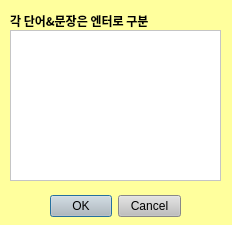
<?xml version="1.0" encoding="UTF-8"?>
<ui version="4.0">
 <class>Dialog</class>
 <widget class="QDialog" name="Dialog">
  <property name="geometry">
   <rect>
    <x>0</x>
    <y>0</y>
    <width>232</width>
    <height>225</height>
   </rect>
  </property>
  <property name="windowTitle">
   <string>exclude</string>
  </property>
  <property name="styleSheet">
   <string notr="true">background-color: rgb(255, 255, 157);</string>
  </property>
  <property name="modal">
   <bool>true</bool>
  </property>
  <widget class="QDialogButtonBox" name="buttonBox">
   <property name="geometry">
    <rect>
     <x>50</x>
     <y>190</y>
     <width>131</width>
     <height>32</height>
    </rect>
   </property>
   <property name="styleSheet">
    <string notr="true">background-color: rgb(191, 191, 191);</string>
   </property>
   <property name="orientation">
    <enum>Qt::Horizontal</enum>
   </property>
   <property name="standardButtons">
    <set>QDialogButtonBox::Cancel|QDialogButtonBox::Ok</set>
   </property>
  </widget>
  <widget class="QLabel" name="label">
   <property name="geometry">
    <rect>
     <x>10</x>
     <y>10</y>
     <width>171</width>
     <height>21</height>
    </rect>
   </property>
   <property name="font">
    <font>
     <family>맑은 고딕</family>
     <weight>75</weight>
     <bold>true</bold>
    </font>
   </property>
   <property name="text">
    <string>각 단어&amp;문장은 엔터로 구분</string>
   </property>
  </widget>
  <widget class="QTextEdit" name="plasterwordTextEdit">
   <property name="geometry">
    <rect>
     <x>10</x>
     <y>30</y>
     <width>211</width>
     <height>151</height>
    </rect>
   </property>
   <property name="styleSheet">
    <string notr="true">background-color: rgb(255, 255, 255);</string>
   </property>
  </widget>
 </widget>
 <resources/>
 <connections>
  <connection>
   <sender>buttonBox</sender>
   <signal>accepted()</signal>
   <receiver>Dialog</receiver>
   <slot>accept()</slot>
   <hints>
    <hint type="sourcelabel">
     <x>248</x>
     <y>254</y>
    </hint>
    <hint type="destinationlabel">
     <x>157</x>
     <y>274</y>
    </hint>
   </hints>
  </connection>
  <connection>
   <sender>buttonBox</sender>
   <signal>rejected()</signal>
   <receiver>Dialog</receiver>
   <slot>reject()</slot>
   <hints>
    <hint type="sourcelabel">
     <x>316</x>
     <y>260</y>
    </hint>
    <hint type="destinationlabel">
     <x>286</x>
     <y>274</y>
    </hint>
   </hints>
  </connection>
 </connections>
</ui>
